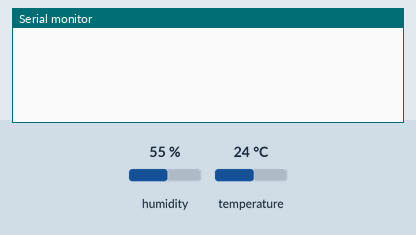
The sketch below on a simulated ESP32. Shown: the last lines printed to the serial monitor. The inputs (shaded band) are chosen by the test bench; at power-on: humidity 55 %, temperature 24 °C. WiFi joins after 1.5 s; servers stay silent unless stated.

Above: at 4.0 s.
4.1 s: humidity set to 22 %
At 5.5 s:
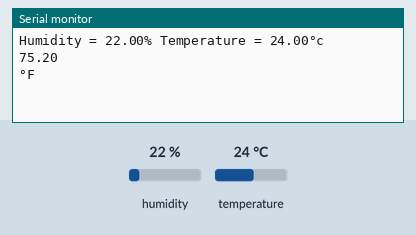
6.3 s: temperature set to 12 °C
7.8 s: humidity set to 40 %
At 9.0 s:
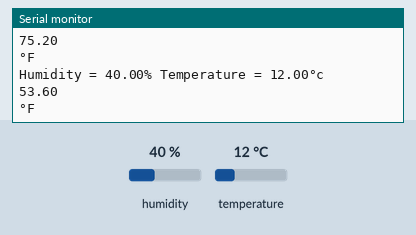

The sketch:

sketch_jul13a_Blynk_DHT11_Data.ino
```cpp
//Sending data to blynk server from DHT11

#define BLYNK_TEMPLATE_ID "TMPL-liaraQT"
#define BLYNK_DEVICE_NAME "DHT11"
#define BLYNK_AUTH_TOKEN "w6B1meVgpd4tBIrtad4ASs_slBbMqRg8"

#define BLYNK_PRINT Serial

#include<DHT.h>
#define Dpin 23
#define Dtype DHT11

#include <WiFi.h>
#include <WiFiClient.h>
#include <BlynkSimpleEsp32.h>

// You should get Auth Token in the Blynk App.
// Go to the Project Settings (nut icon).
char auth[] = BLYNK_AUTH_TOKEN;

// Your WiFi credentials.
// Set password to "" for open networks.
char ssid[] = "dlink";
char pass[] = "";

DHT dht(Dpin, Dtype);
BlynkTimer timer;
float t, h,f;
void myTimerEvent()
{
   h = dht.readHumidity();
  t = dht.readTemperature();
  f = dht.readTemperature(true);
  if(isnan(t)||isnan(h)||isnan(f)){
    //isnan->is not a num
    Serial.println("Check the Connection of DHT11.");
    return;
  }
  Serial.print(F("Humidity = "));
  Serial.print(h);
  Serial.print("% ");

  Serial.print(F("Temperature = "));
  Serial.print(t);
  Serial.println(F("°c "));
  Serial.println(f);
  Serial.println(F("°F "));


  Blynk.virtualWrite(V0, h);
  Blynk.virtualWrite(V1, t);
}

void setup() {
  // put your setup code here, to run once:
  Serial.begin(9600);
  dht.begin();
  Blynk.begin(auth,ssid, pass);
  timer.setInterval(3000L, myTimerEvent);
  delay(1000);

}

void loop() {
  Blynk.run();
  timer.run();
  // put your main code here, to run repeatedly:
}
```

Measured:
- after the input at 4.1 s, the serial monitor: prints a new line after 0.73 s (image 1)
- after the input at 7.8 s, the serial monitor: prints a new line at once (image 2)
